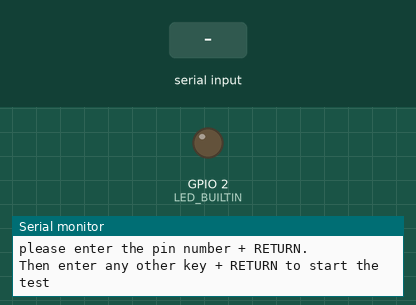
The sketch below on a simulated ESP32. Parts: output pins drawn as LEDs (lit = HIGH), the last lines printed to the serial monitor. The test bench sets the inputs (shaded band).

Above: at 0.6 s.
At 1.3 s:
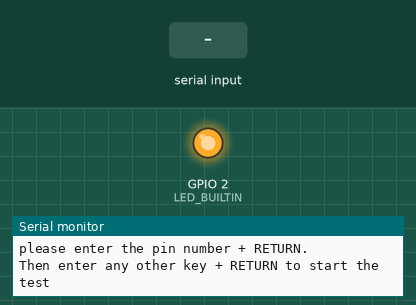
1.4 s: "2\n" received over Serial
At 2.0 s:
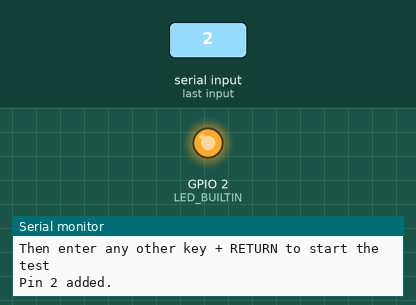
2.9 s: "90,45\n" received over Serial
Timing chart, 0 to 3.4 s (numbered marks = the images above; inputs shaded):
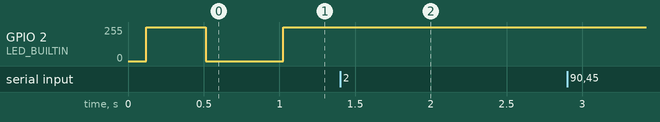

Measured:
- after the input at 1.4 s, GPIO 2 (LED_BUILTIN): stays 255/255 (without the input it goes to 0/255 after 0.14 s)

The sketch:

matrixTester.ino
```cpp
#define MATRIX_VERSION "1.00"

word oldPinState = 0xffff;
#define MAX_PINS_UNDER_TEST 32
int pinsUnderTest[MAX_PINS_UNDER_TEST];
byte nbPinsUnderTest = 0;

enum _state{configuring, testing} state = configuring;

word userWord = 0;

void configure()
{
    if(Serial.available())
    {
        char incomming_char = Serial.read();
        switch(incomming_char)
        {
            case '1':
            case '2':
            case '3':
            case '4':
            case '5':
            case '6':
            case '7':
            case '8':
            case '9':
            case '0':
                userWord = userWord * 10 + incomming_char - '0';
                break;
            case '\n':
                if(nbPinsUnderTest < MAX_PINS_UNDER_TEST)
                {
                    pinsUnderTest[nbPinsUnderTest++] = userWord;
                    pinMode(userWord, INPUT_PULLUP);
                    digitalWrite(userWord, 1);
                    Serial.print(F("Pin "));
                    Serial.print(userWord);
                    Serial.println(F(" added."));
                }
                userWord = 0;
                break;
            case '\r':
                break;
            default:
                state = testing;
                Serial.print(F("pins under test:"));
                for(byte x = 0; x < nbPinsUnderTest; x++)
                {
                    Serial.print(pinsUnderTest[x]);
                    Serial.write(' ');
                }
                Serial.write('\n');
                Serial.print(nbPinsUnderTest);
                Serial.println(F(" pins under test."));
                Serial.println(F("Process started! Hit keys to build the pinout."));
                break;
        }
    }
}

void test()
{
    word temp_state;
    for(byte x = 0; x < nbPinsUnderTest; x++)
    {
        pinMode(pinsUnderTest[x], OUTPUT);
        digitalWrite(pinsUnderTest[x], 0);
        for(byte y = 0; y < nbPinsUnderTest; y++)
        {
            if(y != x)
            {
                if(!digitalRead(pinsUnderTest[y]))
                {
                    if(x < y)
                        temp_state = ((word)x << 8) + y;
                    else
                        temp_state = ((word)y << 8) + x;
                    if(temp_state != oldPinState)
                    {
                        Serial.print(pinsUnderTest[temp_state >> 8]);
                        Serial.write(" <-> ");
                        Serial.print(pinsUnderTest[temp_state & 0xff]);
                        Serial.write(' ');
                        Serial.print(temp_state, HEX);
                        Serial.write('\n');

                        oldPinState = temp_state;
                    }
                }
            }
        }
        digitalWrite(pinsUnderTest[x], 1);
        pinMode(pinsUnderTest[x], INPUT_PULLUP);
    }
}

void setup()
{
    Serial.begin(9600);
    Serial.println(F("Decode the Matrix v. " MATRIX_VERSION));
    Serial.println(F("Build " __DATE__ " " __TIME__));
    Serial.println(F("For each pin you want to test,"));
    Serial.println(F("please enter the pin number + RETURN."));
    Serial.println(F("Then enter any other key + RETURN to start the test"));

    pinMode(LED_BUILTIN, OUTPUT);
}

void loop()
{
    switch(state)
    {
        case configuring:
            configure();
            break;
        case testing:
            test();
            break;
    }

        // let's blink status led
    if(millis() & 0x200)
        digitalWrite(LED_BUILTIN, 0);
    else
        digitalWrite(LED_BUILTIN, 1);
}
```
